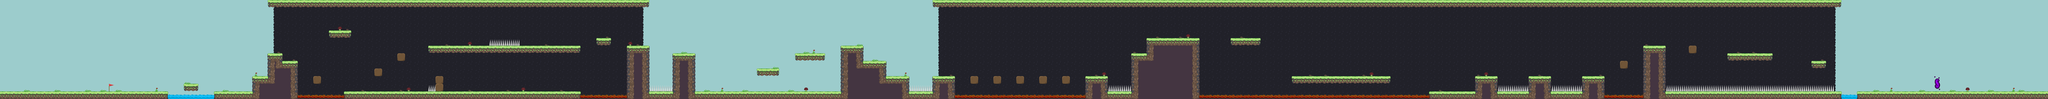

This is a level from a 2D game, rendered from its Tiled map with the project's own tilesets. A one-line summary and the map file follow, with tile-layer data summarised:
An orthogonal 268x13 tile map with 32x32 px tiles, 3 tile layers (Background Color, Background, Graphics) and 92 objects.

<map version="1.2" tiledversion="1.2.4" orientation="orthogonal" renderorder="right-down" width="268" height="13" tilewidth="32" tileheight="32" infinite="0" nextlayerid="11" nextobjectid="101">
 <tileset firstgid="1" name="tileset" tilewidth="32" tileheight="32" tilecount="96" columns="12">
  <image source="tileset.png" width="384" height="256" />
 </tileset>
 <layer id="1" name="Background Color" width="268" height="13">
  <data>[3484 cells, 3484 non-empty, 1 distinct tile ids]</data>
 </layer>
 <layer id="2" name="Background" width="268" height="13">
  <data>[3484 cells, 2197 non-empty, 3 distinct tile ids]</data>
 </layer>
 <layer id="3" name="Graphics" width="268" height="13">
  <data>[3484 cells, 820 non-empty, 38 distinct tile ids]</data>
 </layer>
 <objectgroup id="4" name="Ground">
  <object id="5" x="7776" y="384" width="352" height="32" />
  <object id="6" x="448" y="384" width="256" height="32" />
  <object id="7" x="768" y="352" width="64" height="32" />
  <object id="8" x="896" y="384" width="160" height="32" />
  <object id="9" x="1056" y="320" width="64" height="96" />
  <object id="10" x="1120" y="224" width="64" height="192" />
  <object id="11" x="1184" y="256" width="64" height="160" />
  <object id="13" x="1376" y="128" width="96" height="32" />
  <object id="14" x="1312" y="320" width="32" height="32" />
  <object id="15" x="1440" y="384" width="384" height="32" />
  <object id="16" x="1824" y="320" width="32" height="96" />
  <object id="17" x="1856" y="384" width="576" height="32" />
  <object id="18" x="1568" y="288" width="32" height="32" />
  <object id="19" x="1664" y="224" width="32" height="32" />
  <object id="20" x="1792" y="192" width="640" height="32" />
  <object id="21" x="2496" y="160" width="64" height="32" />
  <object id="22" x="2624" y="192" width="96" height="224" />
  <object id="23" x="2720" y="384" width="96" height="32" />
  <object id="24" x="2816" y="224" width="96" height="192" />
  <object id="25" x="3520" y="192" width="96" height="224" />
  <object id="26" x="2912" y="384" width="608" height="32" />
  <object id="27" x="3168" y="288" width="96" height="32" />
  <object id="28" x="3328" y="224" width="128" height="32" />
  <object id="29" x="3616" y="256" width="96" height="160" />
  <object id="30" x="3712" y="320" width="96" height="96" />
  <object id="31" x="3808" y="384" width="96" height="32" />
  <object id="32" x="3904" y="320" width="96" height="96" />
  <object id="33" x="4064" y="320" width="32" height="32" />
  <object id="34" x="4160" y="320" width="32" height="32" />
  <object id="35" x="4256" y="320" width="32" height="32" />
  <object id="36" x="4352" y="320" width="32" height="32" />
  <object id="37" x="4448" y="320" width="32" height="32" />
  <object id="38" x="4544" y="320" width="96" height="96" />
  <object id="41" x="4736" y="224" width="64" height="192" />
  <object id="42" x="4800" y="160" width="224" height="256" />
  <object id="43" x="5152" y="160" width="128" height="32" />
  <object id="44" x="5408" y="320" width="416" height="32" />
  <object id="45" x="5984" y="384" width="192" height="32" />
  <object id="46" x="6176" y="320" width="96" height="96" />
  <object id="47" x="6272" y="384" width="128" height="32" />
  <object id="48" x="6400" y="320" width="96" height="96" />
  <object id="49" x="6496" y="384" width="128" height="32" />
  <object id="50" x="6624" y="320" width="96" height="96" />
  <object id="51" x="6784" y="256" width="32" height="32" />
  <object id="52" x="6880" y="192" width="96" height="224" />
  <object id="53" x="7072" y="192" width="32" height="32" />
  <object id="54" x="7232" y="224" width="192" height="32" />
  <object id="55" x="6976" y="384" width="736" height="32" />
  <object id="56" x="7584" y="256" width="64" height="32" />
  <object id="95" x="1120" y="0" width="1600" height="32" />
  <object id="96" x="3904" y="0" width="3808" height="32" />
  <object id="98" x="4640" y="384" width="96" height="32" />
  <object id="99" x="0" y="384" width="448" height="32" />
  <object id="100" x="8128" y="384" width="448" height="32" />
 </objectgroup>
 <objectgroup id="5" name="Wall">
  <object id="1" x="448" y="0" height="416" />
  <object id="2" x="8128" y="0" height="416" />
 </objectgroup>
 <objectgroup id="6" name="Spikes">
  <object id="57" x="1792" y="384" width="32" />
  <object id="58" x="2048" y="192" width="128" />
  <object id="59" x="2720" y="384" width="96" />
  <object id="60" x="3808" y="384" width="96" />
  <object id="62" x="6272" y="384" width="128" />
  <object id="63" x="6496" y="384" width="128" />
  <object id="64" x="6976" y="384" width="704" />
  <object id="97" x="4640" y="384" width="96" />
 </objectgroup>
 <objectgroup id="7" name="Barrier">
  <object id="65" x="7424" y="192" height="32" />
  <object id="66" x="7232" y="192" height="32" />
  <object id="67" x="6400" y="288" height="32" />
  <object id="68" x="6496" y="288" height="32" />
  <object id="69" x="5984" y="352" height="32" />
  <object id="70" x="5408" y="288" height="32" />
  <object id="71" x="5824" y="288" height="32" />
  <object id="72" x="5024" y="128" height="32" />
  <object id="73" x="4800" y="128" height="32" />
  <object id="74" x="3712" y="224" height="32" />
  <object id="75" x="2432" y="352" height="32" />
  <object id="76" x="1792" y="352" height="32" />
  <object id="77" x="1440" y="352" height="32" />
  <object id="78" x="2176" y="160" height="32" />
  <object id="79" x="2432" y="160" height="32" />
 </objectgroup>
 <objectgroup id="8" name="End">
  <object id="3" x="8096" y="384" width="32" height="32" />
 </objectgroup>
 <objectgroup id="9" name="Enemy1">
  <object id="80" x="1664" y="352" width="32" height="32" />
  <object id="81" x="2336" y="160" width="32" height="32" />
  <object id="82" x="2368" y="352" width="32" height="32" />
  <object id="83" x="2272" y="352" width="32" height="32" />
  <object id="84" x="3072" y="352" width="32" height="32" />
  <object id="85" x="3328" y="352" width="32" height="32" />
  <object id="86" x="3648" y="224" width="32" height="32" />
  <object id="87" x="4960" y="128" width="32" height="32" />
  <object id="88" x="5632" y="288" width="32" height="32" />
  <object id="89" x="6112" y="352" width="32" height="32" />
  <object id="90" x="6432" y="288" width="32" height="32" />
  <object id="91" x="7360" y="192" width="32" height="32" />
 </objectgroup>
 <objectgroup id="10" name="Enemy2" />
</map>
